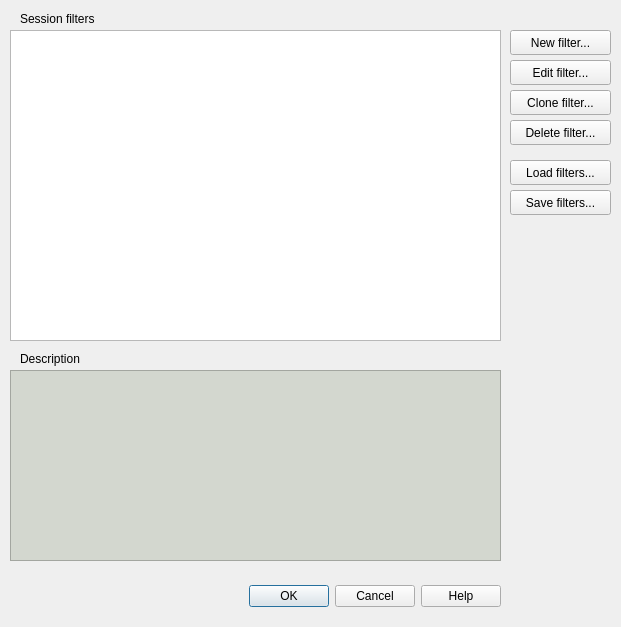
<?xml version="1.0" encoding="UTF-8"?>
<ui version="4.0">
 <class>CDlgSessionFilter</class>
 <widget class="QDialog" name="CDlgSessionFilter">
  <property name="geometry">
   <rect>
    <x>0</x>
    <y>0</y>
    <width>621</width>
    <height>627</height>
   </rect>
  </property>
  <property name="windowTitle">
   <string>Session filters</string>
  </property>
  <widget class="QDialogButtonBox" name="buttonBox">
   <property name="geometry">
    <rect>
     <x>10</x>
     <y>580</y>
     <width>491</width>
     <height>32</height>
    </rect>
   </property>
   <property name="orientation">
    <enum>Qt::Horizontal</enum>
   </property>
   <property name="standardButtons">
    <set>QDialogButtonBox::Cancel|QDialogButtonBox::Help|QDialogButtonBox::Ok</set>
   </property>
  </widget>
  <widget class="QListWidget" name="listFilter">
   <property name="geometry">
    <rect>
     <x>10</x>
     <y>30</y>
     <width>491</width>
     <height>311</height>
    </rect>
   </property>
   <property name="contextMenuPolicy">
    <enum>Qt::CustomContextMenu</enum>
   </property>
  </widget>
  <widget class="QLabel" name="label">
   <property name="geometry">
    <rect>
     <x>20</x>
     <y>10</y>
     <width>161</width>
     <height>17</height>
    </rect>
   </property>
   <property name="text">
    <string>Session filters</string>
   </property>
  </widget>
  <widget class="QPushButton" name="btnAddFilter">
   <property name="geometry">
    <rect>
     <x>510</x>
     <y>30</y>
     <width>101</width>
     <height>25</height>
    </rect>
   </property>
   <property name="toolTip">
    <string>Add a new filter</string>
   </property>
   <property name="text">
    <string>New filter...</string>
   </property>
  </widget>
  <widget class="QPushButton" name="btnEditFilter">
   <property name="geometry">
    <rect>
     <x>510</x>
     <y>60</y>
     <width>101</width>
     <height>25</height>
    </rect>
   </property>
   <property name="toolTip">
    <string>Edit a selected filter</string>
   </property>
   <property name="text">
    <string>Edit filter...</string>
   </property>
  </widget>
  <widget class="QPushButton" name="btnCloneFilter">
   <property name="geometry">
    <rect>
     <x>510</x>
     <y>90</y>
     <width>101</width>
     <height>25</height>
    </rect>
   </property>
   <property name="toolTip">
    <string>Clone a selected filter</string>
   </property>
   <property name="text">
    <string>Clone filter...</string>
   </property>
  </widget>
  <widget class="QPushButton" name="btnDeleteFilter">
   <property name="geometry">
    <rect>
     <x>510</x>
     <y>120</y>
     <width>101</width>
     <height>25</height>
    </rect>
   </property>
   <property name="toolTip">
    <string>Delete a selected filter</string>
   </property>
   <property name="text">
    <string>Delete filter...</string>
   </property>
  </widget>
  <widget class="QTextEdit" name="editDescription">
   <property name="geometry">
    <rect>
     <x>10</x>
     <y>370</y>
     <width>491</width>
     <height>191</height>
    </rect>
   </property>
   <property name="styleSheet">
    <string notr="true">background-color: rgb(211, 215, 207);</string>
   </property>
   <property name="readOnly">
    <bool>true</bool>
   </property>
  </widget>
  <widget class="QLabel" name="label_2">
   <property name="geometry">
    <rect>
     <x>20</x>
     <y>350</y>
     <width>161</width>
     <height>17</height>
    </rect>
   </property>
   <property name="text">
    <string>Description</string>
   </property>
  </widget>
  <widget class="QPushButton" name="btnSaveFilter">
   <property name="geometry">
    <rect>
     <x>510</x>
     <y>190</y>
     <width>101</width>
     <height>25</height>
    </rect>
   </property>
   <property name="toolTip">
    <string>Save filters to storage</string>
   </property>
   <property name="text">
    <string>Save filters...</string>
   </property>
  </widget>
  <widget class="QPushButton" name="btnLoadFilter">
   <property name="geometry">
    <rect>
     <x>510</x>
     <y>160</y>
     <width>101</width>
     <height>25</height>
    </rect>
   </property>
   <property name="toolTip">
    <string>Load filters from storage</string>
   </property>
   <property name="text">
    <string>Load filters...</string>
   </property>
  </widget>
 </widget>
 <tabstops>
  <tabstop>listFilter</tabstop>
  <tabstop>editDescription</tabstop>
  <tabstop>btnAddFilter</tabstop>
  <tabstop>btnEditFilter</tabstop>
  <tabstop>btnCloneFilter</tabstop>
  <tabstop>btnDeleteFilter</tabstop>
  <tabstop>btnLoadFilter</tabstop>
  <tabstop>btnSaveFilter</tabstop>
 </tabstops>
 <resources/>
 <connections>
  <connection>
   <sender>buttonBox</sender>
   <signal>accepted()</signal>
   <receiver>CDlgSessionFilter</receiver>
   <slot>accept()</slot>
   <hints>
    <hint type="sourcelabel">
     <x>218</x>
     <y>594</y>
    </hint>
    <hint type="destinationlabel">
     <x>157</x>
     <y>274</y>
    </hint>
   </hints>
  </connection>
  <connection>
   <sender>buttonBox</sender>
   <signal>rejected()</signal>
   <receiver>CDlgSessionFilter</receiver>
   <slot>reject()</slot>
   <hints>
    <hint type="sourcelabel">
     <x>286</x>
     <y>600</y>
    </hint>
    <hint type="destinationlabel">
     <x>286</x>
     <y>274</y>
    </hint>
   </hints>
  </connection>
 </connections>
</ui>
